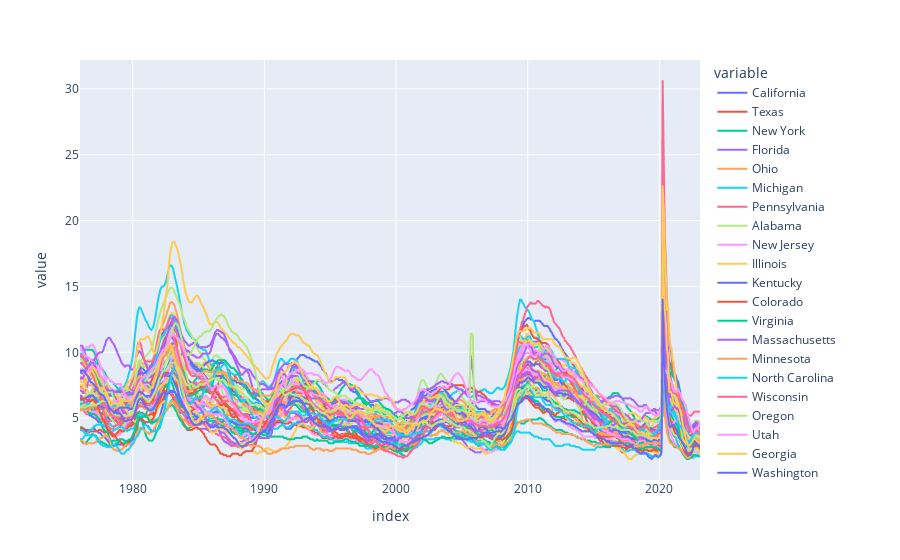

The code cell stored with this chart in its notebook:
### Code cell
# Plotting states of unemployment rate

px.line(uemp_states)

### Figure 1 — Plotly figure (JSON) as saved in the notebook; plotly's stock layout.template omitted (floating-point values rounded to 4 significant figures; data arrays with more than 128 entries replaced by an {"elided": "..."} marker saying what was removed)
{"data": [{"hovertemplate": "variable=California<br>index=%{x}<br>value=%{y}<extra></extra>", "legendgroup": "California", "line": {"color": "#636efa", "dash": "solid"}, "marker": {"symbol": "circle"}, "mode": "lines", "name": "California", "showlegend": true, "type": "scattergl", "x": {"elided": "566 str values"}, "xaxis": "x", "y": {"elided": "566 float values"}, "yaxis": "y"}, {"hovertemplate": "variable=Texas<br>index=%{x}<br>value=%{y}<extra></extra>", "legendgroup": "Texas", "line": {"color": "#EF553B", "dash": "solid"}, "marker": {"symbol": "circle"}, "mode": "lines", "name": "Texas", "showlegend": true, "type": "scattergl", "x": {"elided": "566 str values"}, "xaxis": "x", "y": {"elided": "566 float values"}, "yaxis": "y"}, {"hovertemplate": "variable=New York<br>index=%{x}<br>value=%{y}<extra></extra>", "legendgroup": "New York", "line": {"color": "#00cc96", "dash": "solid"}, "marker": {"symbol": "circle"}, "mode": "lines", "name": "New York", "showlegend": true, "type": "scattergl", "x": {"elided": "566 str values"}, "xaxis": "x", "y": {"elided": "566 float values"}, "yaxis": "y"}, {"hovertemplate": "variable=Florida<br>index=%{x}<br>value=%{y}<extra></extra>", "legendgroup": "Florida", "line": {"color": "#ab63fa", "dash": "solid"}, "marker": {"symbol": "circle"}, "mode": "lines", "name": "Florida", "showlegend": true, "type": "scattergl", "x": {"elided": "566 str values"}, "xaxis": "x", "y": {"elided": "566 float values"}, "yaxis": "y"}, {"hovertemplate": "variable=Ohio<br>index=%{x}<br>value=%{y}<extra></extra>", "legendgroup": "Ohio", "line": {"color": "#FFA15A", "dash": "solid"}, "marker": {"symbol": "circle"}, "mode": "lines", "name": "Ohio", "showlegend": true, "type": "scattergl", "x": {"elided": "566 str values"}, "xaxis": "x", "y": {"elided": "566 float values"}, "yaxis": "y"}, {"hovertemplate": "variable=Michigan<br>index=%{x}<br>value=%{y}<extra></extra>", "legendgroup": "Michigan", "line": {"color": "#19d3f3", "dash": "solid"}, "marker": {"symbol": "circle"}, "mode": "lines", "name": "Michigan", "showlegend": true, "type": "scattergl", "x": {"elided": "566 str values"}, "xaxis": "x", "y": {"elided": "566 float values"}, "yaxis": "y"}, {"hovertemplate": "variable=Pennsylvania<br>index=%{x}<br>value=%{y}<extra></extra>", "legendgroup": "Pennsylvania", "line": {"color": "#FF6692", "dash": "solid"}, "marker": {"symbol": "circle"}, "mode": "lines", "name": "Pennsylvania", "showlegend": true, "type": "scattergl", "x": {"elided": "566 str values"}, "xaxis": "x", "y": {"elided": "566 float values"}, "yaxis": "y"}, {"hovertemplate": "variable=Alabama<br>index=%{x}<br>value=%{y}<extra></extra>", "legendgroup": "Alabama", "line": {"color": "#B6E880", "dash": "solid"}, "marker": {"symbol": "circle"}, "mode": "lines", "name": "Alabama", "showlegend": true, "type": "scattergl", "x": {"elided": "566 str values"}, "xaxis": "x", "y": {"elided": "566 float values"}, "yaxis": "y"}, {"hovertemplate": "variable=New Jersey<br>index=%{x}<br>value=%{y}<extra></extra>", "legendgroup": "New Jersey", "line": {"color": "#FF97FF", "dash": "solid"}, "marker": {"symbol": "circle"}, "mode": "lines", "name": "New Jersey", "showlegend": true, "type": "scattergl", "x": {"elided": "566 str values"}, "xaxis": "x", "y": {"elided": "566 float values"}, "yaxis": "y"}, {"hovertemplate": "variable=Illinois<br>index=%{x}<br>value=%{y}<extra></extra>", "legendgroup": "Illinois", "line": {"color": "#FECB52", "dash": "solid"}, "marker": {"symbol": "circle"}, "mode": "lines", "name": "Illinois", "showlegend": true, "type": "scattergl", "x": {"elided": "566 str values"}, "xaxis": "x", "y": {"elided": "566 float values"}, "yaxis": "y"}, {"hovertemplate": "variable=Kentucky<br>index=%{x}<br>value=%{y}<extra></extra>", "legendgroup": "Kentucky", "line": {"color": "#636efa", "dash": "solid"}, "marker": {"symbol": "circle"}, "mode": "lines", "name": "Kentucky", "showlegend": true, "type": "scattergl", "x": {"elided": "566 str values"}, "xaxis": "x", "y": {"elided": "566 float values"}, "yaxis": "y"}, {"hovertemplate": "variable=Colorado<br>index=%{x}<br>value=%{y}<extra></extra>", "legendgroup": "Colorado", "line": {"color": "#EF553B", "dash": "solid"}, "marker": {"symbol": "circle"}, "mode": "lines", "name": "Colorado", "showlegend": true, "type": "scattergl", "x": {"elided": "566 str values"}, "xaxis": "x", "y": {"elided": "566 float values"}, "yaxis": "y"}, {"hovertemplate": "variable=Virginia<br>index=%{x}<br>value=%{y}<extra></extra>", "legendgroup": "Virginia", "line": {"color": "#00cc96", "dash": "solid"}, "marker": {"symbol": "circle"}, "mode": "lines", "name": "Virginia", "showlegend": true, "type": "scattergl", "x": {"elided": "566 str values"}, "xaxis": "x", "y": {"elided": "566 float values"}, "yaxis": "y"}, {"hovertemplate": "variable=Massachusetts<br>index=%{x}<br>value=%{y}<extra></extra>", "legendgroup": "Massachusetts", "line": {"color": "#ab63fa", "dash": "solid"}, "marker": {"symbol": "circle"}, "mode": "lines", "name": "Massachusetts", "showlegend": true, "type": "scattergl", "x": {"elided": "566 str values"}, "xaxis": "x", "y": {"elided": "566 float values"}, "yaxis": "y"}, {"hovertemplate": "variable=Minnesota<br>index=%{x}<br>value=%{y}<extra></extra>", "legendgroup": "Minnesota", "line": {"color": "#FFA15A", "dash": "solid"}, "marker": {"symbol": "circle"}, "mode": "lines", "name": "Minnesota", "showlegend": true, "type": "scattergl", "x": {"elided": "566 str values"}, "xaxis": "x", "y": {"elided": "566 float values"}, "yaxis": "y"}, {"hovertemplate": "variable=North Carolina<br>index=%{x}<br>value=%{y}<extra></extra>", "legendgroup": "North Carolina", "line": {"color": "#19d3f3", "dash": "solid"}, "marker": {"symbol": "circle"}, "mode": "lines", "name": "North Carolina", "showlegend": true, "type": "scattergl", "x": {"elided": "566 str values"}, "xaxis": "x", "y": {"elided": "566 float values"}, "yaxis": "y"}, {"hovertemplate": "variable=Wisconsin<br>index=%{x}<br>value=%{y}<extra></extra>", "legendgroup": "Wisconsin", "line": {"color": "#FF6692", "dash": "solid"}, "marker": {"symbol": "circle"}, "mode": "lines", "name": "Wisconsin", "showlegend": true, "type": "scattergl", "x": {"elided": "566 str values"}, "xaxis": "x", "y": {"elided": "566 float values"}, "yaxis": "y"}, {"hovertemplate": "variable=Oregon<br>index=%{x}<br>value=%{y}<extra></extra>", "legendgroup": "Oregon", "line": {"color": "#B6E880", "dash": "solid"}, "marker": {"symbol": "circle"}, "mode": "lines", "name": "Oregon", "showlegend": true, "type": "scattergl", "x": {"elided": "566 str values"}, "xaxis": "x", "y": {"elided": "566 float values"}, "yaxis": "y"}, {"hovertemplate": "variable=Utah<br>index=%{x}<br>value=%{y}<extra></extra>", "legendgroup": "Utah", "line": {"color": "#FF97FF", "dash": "solid"}, "marker": {"symbol": "circle"}, "mode": "lines", "name": "Utah", "showlegend": true, "type": "scattergl", "x": {"elided": "566 str values"}, "xaxis": "x", "y": {"elided": "566 float values"}, "yaxis": "y"}, {"hovertemplate": "variable=Georgia<br>index=%{x}<br>value=%{y}<extra></extra>", "legendgroup": "Georgia", "line": {"color": "#FECB52", "dash": "solid"}, "marker": {"symbol": "circle"}, "mode": "lines", "name": "Georgia", "showlegend": true, "type": "scattergl", "x": {"elided": "566 str values"}, "xaxis": "x", "y": {"elided": "566 float values"}, "yaxis": "y"}, {"hovertemplate": "variable=Washington<br>index=%{x}<br>value=%{y}<extra></extra>", "legendgroup": "Washington", "line": {"color": "#636efa", "dash": "solid"}, "marker": {"symbol": "circle"}, "mode": "lines", "name": "Washington", "showlegend": true, "type": "scattergl", "x": {"elided": "566 str values"}, "xaxis": "x", "y": {"elided": "566 float values"}, "yaxis": "y"}, {"hovertemplate": "variable=South Carolina<br>index=%{x}<br>value=%{y}<extra></extra>", "legendgroup": "South Carolina", "line": {"color": "#EF553B", "dash": "solid"}, "marker": {"symbol": "circle"}, "mode": "lines", "name": "South Carolina", "showlegend": true, "type": "scattergl", "x": {"elided": "566 str values"}, "xaxis": "x", "y": {"elided": "566 float values"}, "yaxis": "y"}, {"hovertemplate": "variable=New Mexico<br>index=%{x}<br>value=%{y}<extra></extra>", "legendgroup": "New Mexico", "line": {"color": "#00cc96", "dash": "solid"}, "marker": {"symbol": "circle"}, "mode": "lines", "name": "New Mexico", "showlegend": true, "type": "scattergl", "x": {"elided": "566 str values"}, "xaxis": "x", "y": {"elided": "566 float values"}, "yaxis": "y"}, {"hovertemplate": "variable=Alaska<br>index=%{x}<br>value=%{y}<extra></extra>", "legendgroup": "Alaska", "line": {"color": "#ab63fa", "dash": "solid"}, "marker": {"symbol": "circle"}, "mode": "lines", "name": "Alaska", "showlegend": true, "type": "scattergl", "x": {"elided": "566 str values"}, "xaxis": "x", "y": {"elided": "566 float values"}, "yaxis": "y"}, {"hovertemplate": "variable=Arkansas<br>index=%{x}<br>value=%{y}<extra></extra>", "legendgroup": "Arkansas", "line": {"color": "#FFA15A", "dash": "solid"}, "marker": {"symbol": "circle"}, "mode": "lines", "name": "Arkansas", "showlegend": true, "type": "scattergl", "x": {"elided": "566 str values"}, "xaxis": "x", "y": {"elided": "566 float values"}, "yaxis": "y"}, {"hovertemplate": "variable=Tennessee<br>index=%{x}<br>value=%{y}<extra></extra>", "legendgroup": "Tennessee", "line": {"color": "#19d3f3", "dash": "solid"}, "marker": {"symbol": "circle"}, "mode": "lines", "name": "Tennessee", "showlegend": true, "type": "scattergl", "x": {"elided": "566 str values"}, "xaxis": "x", "y": {"elided": "566 float values"}, "yaxis": "y"}, {"hovertemplate": "variable=Indiana<br>index=%{x}<br>value=%{y}<extra></extra>", "legendgroup": "Indiana", "line": {"color": "#FF6692", "dash": "solid"}, "marker": {"symbol": "circle"}, "mode": "lines", "name": "Indiana", "showlegend": true, "type": "scattergl", "x": {"elided": "566 str values"}, "xaxis": "x", "y": {"elided": "566 float values"}, "yaxis": "y"}, {"hovertemplate": "variable=Missouri<br>index=%{x}<br>value=%{y}<extra></extra>", "legendgroup": "Missouri", "line": {"color": "#B6E880", "dash": "solid"}, "marker": {"symbol": "circle"}, "mode": "lines", "name": "Missouri", "showlegend": true, "type": "scattergl", "x": {"elided": "566 str values"}, "xaxis": "x", "y": {"elided": "566 float values"}, "yaxis": "y"}, {"hovertemplate": "variable=Arizona<br>index=%{x}<br>value=%{y}<extra></extra>", "legendgroup": "Arizona", "line": {"color": "#FF97FF", "dash": "solid"}, "marker": {"symbol": "circle"}, "mode": "lines", "name": "Arizona", "showlegend": true, "type": "scattergl", "x": {"elided": "566 str values"}, "xaxis": "x", "y": {"elided": "566 float values"}, "yaxis": "y"}, {"hovertemplate": "variable=West Virginia<br>index=%{x}<br>value=%{y}<extra></extra>", "legendgroup": "West Virginia", "line": {"color": "#FECB52", "dash": "solid"}, "marker": {"symbol": "circle"}, "mode": "lines", "name": "West Virginia", "showlegend": true, "type": "scattergl", "x": {"elided": "566 str values"}, "xaxis": "x", "y": {"elided": "566 float values"}, "yaxis": "y"}, {"hovertemplate": "variable=Kansas<br>index=%{x}<br>value=%{y}<extra></extra>", "legendgroup": "Kansas", "line": {"color": "#636efa", "dash": "solid"}, "marker": {"symbol": "circle"}, "mode": "lines", "name": "Kansas", "showlegend": true, "type": "scattergl", "x": {"elided": "566 str values"}, "xaxis": "x", "y": {"elided": "566 float values"}, "yaxis": "y"}, {"hovertemplate": "variable=Iowa<br>index=%{x}<br>value=%{y}<extra></extra>", "legendgroup": "Iowa", "line": {"color": "#EF553B", "dash": "solid"}, "marker": {"symbol": "circle"}, "mode": "lines", "name": "Iowa", "showlegend": true, "type": "scattergl", "x": {"elided": "566 str values"}, "xaxis": "x", "y": {"elided": "566 float values"}, "yaxis": "y"}, {"hovertemplate": "variable=Oklahoma<br>index=%{x}<br>value=%{y}<extra></extra>", "legendgroup": "Oklahoma", "line": {"color": "#00cc96", "dash": "solid"}, "marker": {"symbol": "circle"}, "mode": "lines", "name": "Oklahoma", "showlegend": true, "type": "scattergl", "x": {"elided": "566 str values"}, "xaxis": "x", "y": {"elided": "566 float values"}, "yaxis": "y"}, {"hovertemplate": "variable=Mississippi<br>index=%{x}<br>value=%{y}<extra></extra>", "legendgroup": "Mississippi", "line": {"color": "#ab63fa", "dash": "solid"}, "marker": {"symbol": "circle"}, "mode": "lines", "name": "Mississippi", "showlegend": true, "type": "scattergl", "x": {"elided": "566 str values"}, "xaxis": "x", "y": {"elided": "566 float values"}, "yaxis": "y"}, {"hovertemplate": "variable=Idaho<br>index=%{x}<br>value=%{y}<extra></extra>", "legendgroup": "Idaho", "line": {"color": "#FFA15A", "dash": "solid"}, "marker": {"symbol": "circle"}, "mode": "lines", "name": "Idaho", "showlegend": true, "type": "scattergl", "x": {"elided": "566 str values"}, "xaxis": "x", "y": {"elided": "566 float values"}, "yaxis": "y"}, {"hovertemplate": "variable=North Dakota<br>index=%{x}<br>value=%{y}<extra></extra>", "legendgroup": "North Dakota", "line": {"color": "#19d3f3", "dash": "solid"}, "marker": {"symbol": "circle"}, "mode": "lines", "name": "North Dakota", "showlegend": true, "type": "scattergl", "x": {"elided": "566 str values"}, "xaxis": "x", "y": {"elided": "566 float values"}, "yaxis": "y"}, {"hovertemplate": "variable=Nevada<br>index=%{x}<br>value=%{y}<extra></extra>", "legendgroup": "Nevada", "line": {"color": "#FF6692", "dash": "solid"}, "marker": {"symbol": "circle"}, "mode": "lines", "name": "Nevada", "showlegend": true, "type": "scattergl", "x": {"elided": "566 str values"}, "xaxis": "x", "y": {"elided": "566 float values"}, "yaxis": "y"}, {"hovertemplate": "variable=Louisiana<br>index=%{x}<br>value=%{y}<extra></extra>", "legendgroup": "Louisiana", "line": {"color": "#B6E880", "dash": "solid"}, "marker": {"symbol": "circle"}, "mode": "lines", "name": "Louisiana", "showlegend": true, "type": "scattergl", "x": {"elided": "566 str values"}, "xaxis": "x", "y": {"elided": "566 float values"}, "yaxis": "y"}, {"hovertemplate": "variable=Maine<br>index=%{x}<br>value=%{y}<extra></extra>", "legendgroup": "Maine", "line": {"color": "#FF97FF", "dash": "solid"}, "marker": {"symbol": "circle"}, "mode": "lines", "name": "Maine", "showlegend": true, "type": "scattergl", "x": {"elided": "566 str values"}, "xaxis": "x", "y": {"elided": "566 float values"}, "yaxis": "y"}, {"hovertemplate": "variable=Hawaii<br>index=%{x}<br>value=%{y}<extra></extra>", "legendgroup": "Hawaii", "line": {"color": "#FECB52", "dash": "solid"}, "marker": {"symbol": "circle"}, "mode": "lines", "name": "Hawaii", "showlegend": true, "type": "scattergl", "x": {"elided": "566 str values"}, "xaxis": "x", "y": {"elided": "566 float values"}, "yaxis": "y"}, {"hovertemplate": "variable=Maryland<br>index=%{x}<br>value=%{y}<extra></extra>", "legendgroup": "Maryland", "line": {"color": "#636efa", "dash": "solid"}, "marker": {"symbol": "circle"}, "mode": "lines", "name": "Maryland", "showlegend": true, "type": "scattergl", "x": {"elided": "566 str values"}, "xaxis": "x", "y": {"elided": "566 float values"}, "yaxis": "y"}, {"hovertemplate": "variable=New Hampshire<br>index=%{x}<br>value=%{y}<extra></extra>", "legendgroup": "New Hampshire", "line": {"color": "#EF553B", "dash": "solid"}, "marker": {"symbol": "circle"}, "mode": "lines", "name": "New Hampshire", "showlegend": true, "type": "scattergl", "x": {"elided": "566 str values"}, "xaxis": "x", "y": {"elided": "566 float values"}, "yaxis": "y"}, {"hovertemplate": "variable=South Dakota<br>index=%{x}<br>value=%{y}<extra></extra>", "legendgroup": "South Dakota", "line": {"color": "#00cc96", "dash": "solid"}, "marker": {"symbol": "circle"}, "mode": "lines", "name": "South Dakota", "showlegend": true, "type": "scattergl", "x": {"elided": "566 str values"}, "xaxis": "x", "y": {"elided": "566 float values"}, "yaxis": "y"}, {"hovertemplate": "variable=Delaware<br>index=%{x}<br>value=%{y}<extra></extra>", "legendgroup": "Delaware", "line": {"color": "#ab63fa", "dash": "solid"}, "marker": {"symbol": "circle"}, "mode": "lines", "name": "Delaware", "showlegend": true, "type": "scattergl", "x": {"elided": "566 str values"}, "xaxis": "x", "y": {"elided": "566 float values"}, "yaxis": "y"}, {"hovertemplate": "variable=Nebraska<br>index=%{x}<br>value=%{y}<extra></extra>", "legendgroup": "Nebraska", "line": {"color": "#FFA15A", "dash": "solid"}, "marker": {"symbol": "circle"}, "mode": "lines", "name": "Nebraska", "showlegend": true, "type": "scattergl", "x": {"elided": "566 str values"}, "xaxis": "x", "y": {"elided": "566 float values"}, "yaxis": "y"}, {"hovertemplate": "variable=Wyoming<br>index=%{x}<br>value=%{y}<extra></extra>", "legendgroup": "Wyoming", "line": {"color": "#19d3f3", "dash": "solid"}, "marker": {"symbol": "circle"}, "mode": "lines", "name": "Wyoming", "showlegend": true, "type": "scattergl", "x": {"elided": "566 str values"}, "xaxis": "x", "y": {"elided": "566 float values"}, "yaxis": "y"}, {"hovertemplate": "variable=Connecticut<br>index=%{x}<br>value=%{y}<extra></extra>", "legendgroup": "Connecticut", "line": {"color": "#FF6692", "dash": "solid"}, "marker": {"symbol": "circle"}, "mode": "lines", "name": "Connecticut", "showlegend": true, "type": "scattergl", "x": {"elided": "566 str values"}, "xaxis": "x", "y": {"elided": "566 float values"}, "yaxis": "y"}, {"hovertemplate": "variable=Montana<br>index=%{x}<br>value=%{y}<extra></extra>", "legendgroup": "Montana", "line": {"color": "#B6E880", "dash": "solid"}, "marker": {"symbol": "circle"}, "mode": "lines", "name": "Montana", "showlegend": true, "type": "scattergl", "x": {"elided": "566 str values"}, "xaxis": "x", "y": {"elided": "566 float values"}, "yaxis": "y"}, {"hovertemplate": "variable=the District of Columbia<br>index=%{x}<br>value=%{y}<extra></extra>", "legendgroup": "the District of Columbia", "line": {"color": "#FF97FF", "dash": "solid"}, "marker": {"symbol": "circle"}, "mode": "lines", "name": "the District of Columbia", "showlegend": true, "type": "scattergl", "x": {"elided": "566 str values"}, "xaxis": "x", "y": {"elided": "566 float values"}, "yaxis": "y"}, {"hovertemplate": "variable=Rhode Island<br>index=%{x}<br>value=%{y}<extra></extra>", "legendgroup": "Rhode Island", "line": {"color": "#FECB52", "dash": "solid"}, "marker": {"symbol": "circle"}, "mode": "lines", "name": "Rhode Island", "showlegend": true, "type": "scattergl", "x": {"elided": "566 str values"}, "xaxis": "x", "y": {"elided": "566 float values"}, "yaxis": "y"}, {"hovertemplate": "variable=Vermont<br>index=%{x}<br>value=%{y}<extra></extra>", "legendgroup": "Vermont", "line": {"color": "#636efa", "dash": "solid"}, "marker": {"symbol": "circle"}, "mode": "lines", "name": "Vermont", "showlegend": true, "type": "scattergl", "x": {"elided": "566 str values"}, "xaxis": "x", "y": {"elided": "566 float values"}, "yaxis": "y"}], "layout": {"legend": {"title": {"text": "variable"}, "tracegroupgap": 0}, "margin": {"t": 60}, "xaxis": {"anchor": "y", "domain": [0, 1], "title": {"text": "index"}}, "yaxis": {"anchor": "x", "domain": [0, 1], "title": {"text": "value"}}}}
